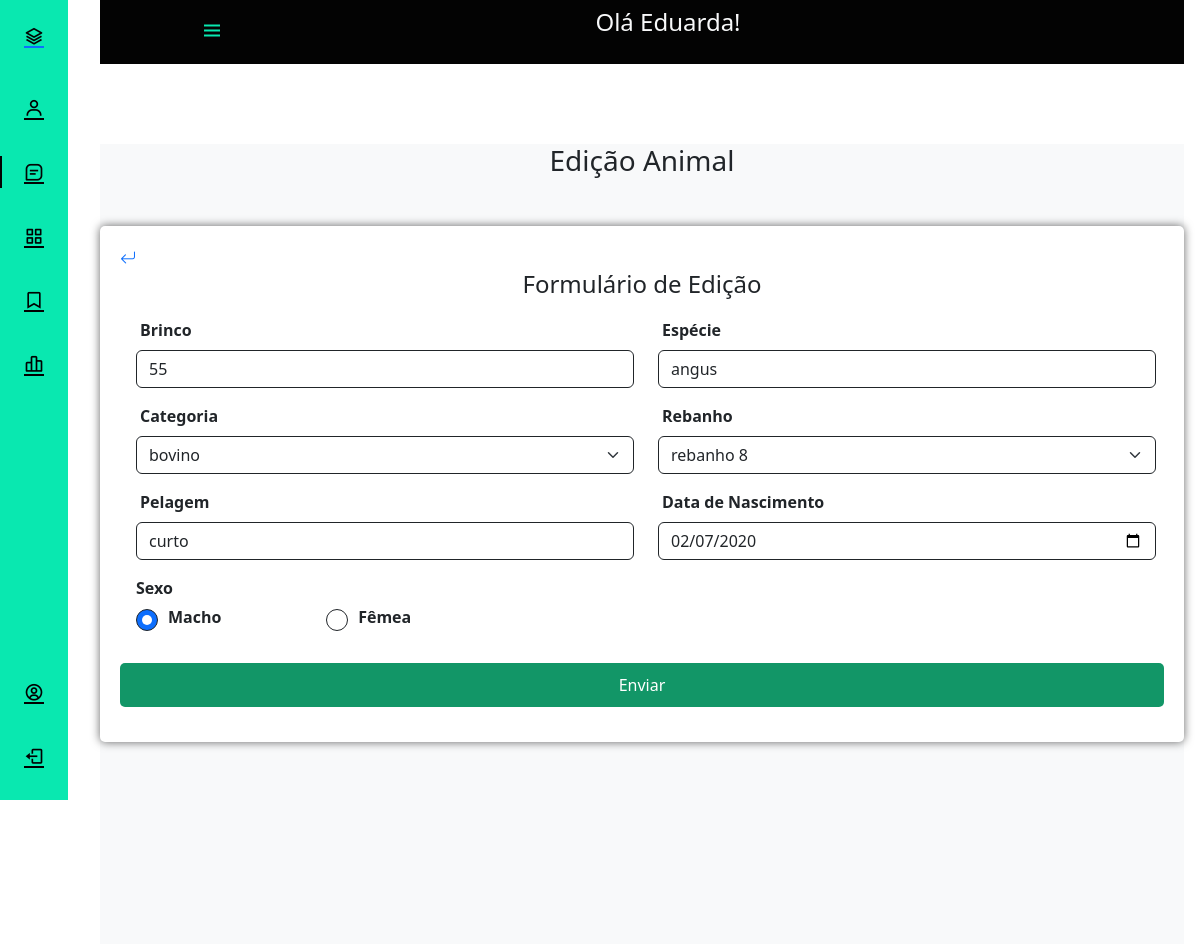
/dashboard/form_edit_animal.php?id=2 (signed in), run on the app's committed database.
### tables this page shows
CREATE TABLE `usuario` (
  `idProdutor` int(11) NOT NULL,
  `Nome` varchar(80) NOT NULL,
  `Cpf` varchar(15) NOT NULL,
  `Telefone` varchar(15) DEFAULT NULL,
  `Endereco` text DEFAULT NULL,
  `Email` varchar(45) NOT NULL,
  `Senha` varchar(80) NOT NULL,
  `Rg` varchar(12) DEFAULT NULL,
  `Localidade` varchar(45) DEFAULT NULL,
  `Prop_rural` varchar(60) DEFAULT NULL,
  `Municipio` varchar(45) DEFAULT NULL,
  `Cep` char(10) DEFAULT NULL,
  `Nivel` int(11) NOT NULL
);

CREATE TABLE `animal` (
  `idAnimal` int(11) NOT NULL,
  `Brinco` varchar(10) NOT NULL,
  `Especie` varchar(45) NOT NULL,
  `Sexo` enum('M','F') NOT NULL,
  `Data_de_nascimento` date DEFAULT NULL,
  `Pelagem` varchar(45) DEFAULT NULL,
  `idRebanho` int(11) NOT NULL,
  `idProdutor` int(11) NOT NULL,
  `idCategoria` int(11) NOT NULL
);

CREATE TABLE `categoria` (
  `idCategoria` int(11) NOT NULL,
  `Nome` varchar(45) NOT NULL,
  `idProdutor` int(11) NOT NULL
);

CREATE TABLE `rebanho` (
  `idRebanho` int(11) NOT NULL,
  `Nome` varchar(45) NOT NULL,
  `idProdutor` int(11) NOT NULL
);

### dashboard/form_edit_animal.php (the view, shortened to what this page needs)
<?php
require_once "../script/connection.php";
$id = $_SESSION["idProdutor"];
$sql_usuario = "SELECT * FROM usuario WHERE idProdutor = '$id'";
$result_usuario = $conn->query($sql_usuario);
if ($result_usuario->num_rows > 0) {
    while ($row_usuario = $result_usuario->fetch_assoc()) {
        $name_user = $row_usuario["Nome"];
        $nivel = $row_usuario["Nivel"];
    }
} else {
    header("Location: ../login/index.php");
}
$edit_id = $_GET["id"];
$sql1 = "SELECT * FROM animal WHERE idAnimal ='$edit_id' AND idProdutor = '$id'";
$result1 = $conn->query($sql1);
if ($result1->num_rows > 0) {
    $row1 = $result1->fetch_assoc();
    $brinco_animal = $row1["Brinco"];
    $especie_animal = $row1["Especie"];
    $sexo_animal = $row1["Sexo"];
    $data_nasc_animal = $row1["Data_de_nascimento"];
    $pelagem_animal = $row1["Pelagem"];
    $id_categoria_animal = $row1["idCategoria"];
    $id_rebanho_animal = $row1["idRebanho"];
    $sql2 = "SELECT * FROM categoria WHERE idCategoria ='$id_categoria_animal'";
    $result2 = $conn->query($sql2);
    if ($result2->num_rows > 0) {
        $row2 = $result2->fetch_assoc();
        $nome_categoria_animal =  $row2["Nome"];
    } else {
        header("Location: sidebar_animal.php");
    }
    $sql3 = "SELECT * FROM rebanho WHERE idRebanho ='$id_rebanho_animal'    ";
    $result3 = $conn->query($sql3);
    if ($result3->num_rows > 0) {
        $row3 = $result3->fetch_assoc();
        $nome_rebanho_animal =  $row3["Nome"];
    } else {
        header("Location: sidebar_animal.php");
    }
} else {
    header("Location: sidebar_animal.php");
}
?>
<!DOCTYPE html>
<html lang="en">
<head>
    <link rel="stylesheet" href="sidebar.css">
    <link rel="stylesheet" href="https://cdn.jsdelivr.net/npm/bootstrap@5.0.0-beta1/dist/css/bootstrap.min.css">
    <link rel="stylesheet" href="https://cdn.jsdelivr.net/npm/boxicons@latest/css/boxicons.min.css">
    <link href="https://cdn.jsdelivr.net/npm/bootstrap@5.3.1/dist/css/bootstrap.min.css" rel="stylesheet">
    <link rel="stylesheet" href="https://cdn.jsdelivr.net/npm/bootstrap-icons@1.10.5/font/bootstrap-icons.css">
</head>
<body>
    <body id="body-pd">
        <header class="header" id="header">
            <div class="header_toggle"> <i class='bx bx-menu' id="header-toggle"></i> </div>
            <div>
                <h4 class="text-light">Olá <?php echo $name_user;  ?></h4>
            </div>
            <div class="header_img"><img src="https://www.promoview.com.br/uploads/images/unnamed%2819%29.png" alt=""> </div>
        </header>
        <div class="l-navbar" id="nav-bar">
            <nav class="nav">
                <div> <a href="" class="nav_logo"> <i class='bx bx-layer nav_logo-icon'></i> <span class="nav_logo-name">Administrativa</span> </a>
                    <div class="nav_list">
                        <?php if ($nivel >= 2) { ?>
                            <a href="sidebar_usuario.php" class="nav_link">
                                <i class='bx bx-user nav_icon'></i> <span class="nav_name">Usuários</span>
                            </a>
                        <?php } ?>
                        <a href="sidebar_animal.php" class="nav_link active">
                            <i class='bx bx-message-square-detail nav_icon'></i>
                        </a>
                        <a href="sidebar_categoria.php" class="nav_link ">
                            <i class='bx bx-grid-alt nav_icon'></i>
                        </a>
                        <a href="sidebar_rebanho.php" class="nav_link ">
                            <i class='bx bx-bookmark nav_icon'></i>
                        </a>
                        <a href="sidebar_inventario.php" class="nav_link">
                            <i class='bx bx-bar-chart-alt-2 nav_icon'></i>
                        </a>
                    </div>
                </div>
                <div>
                    <a href="form_edit_user.php?id=<?php echo $id; ?>" class="nav_link"> <i class='bx bx-user-circle nav_icon'></i> <span class="nav_name">Editar Perfil</span> </a>
                    <a href="../script/logout.php" class="nav_link"> <i class='bx bx-log-out nav_icon'></i> <span class="nav_name">Sair</span> </a>
                </div>
            </nav>
        </div>
        <div class="height-100 bg-light" style="margin-top: 80px;">
            <h3 class="mb-5 text-center">Edição Animal</h3>
            <div>
                <form action="../script/edit_animal.php" method="POST">
                    <a href="sidebar_animal.php"><i class="bi bi-arrow-return-left"></i></a>
                    <h4>Formulário de Edição</h4>
                    <div class="row form-row">
                        <div class="row mx-1">
                            <div class="col">
                                <label for="brinco" class="form-label ms-1">Brinco</label>
                                <input type="text" name="brinco" id="brinco" class="form-control border-dark border mb-3  me-2" id="floatingInput" required value="<?php echo $brinco_animal; ?>">
                            </div>
                            <div class="col">
                                <label for="especie" class="form-label ms-1">Espécie</label>
                                <input type="text" name="especie" id="especie" class="form-control border-dark border mb-3 " id="floatingInput" required value="<?php echo $especie_animal; ?>">
                            </div>
                        </div>
                        <div class="row mx-1">
                            <div class="col">
                                <label for="categoria" class="form-label ms-1">Categoria</label>
                                <select id="categoria" name="categoria" class="form-select border-dark border mb-3" required>
                                    <option selected value="<?php echo $nome_categoria_animal; ?>"><?php echo $nome_categoria_animal; ?></option>
                                </select>
                            </div>
                            <div class="col">
                                <label for="rebanho" class="form-label ms-1">Rebanho</label>
                                <select id="rebanho" name="rebanho" class="form-select border-dark border mb-3" required>
                                    <option selected value="<?php echo $nome_rebanho_animal; ?>"><?php echo $nome_rebanho_animal; ?></option>
                                </select>
                            </div>
                        </div>
                        <div class="row mx-1">
                            <div class="col">
                                <label for="" class="form-label ms-1">Pelagem</label>
                                <input type="text" name="pelagem" id="pelagem" class="form-control border-dark border mb-3  me-2" id="pelagem" required value="<?php echo $pelagem_animal; ?>">
                            </div>
                            <div class="col">
                                <label for="" class="form-label ms-1">Data de Nascimento</label>
                                <input type="date" name="date" class="form-control border-dark border mb-3 " id="date" required value="<?php echo $data_nasc_animal; ?>">
                            </div>
                        </div>
                        <div class="row mx-1">
                            <div class="col ">
                                <label for="">Sexo</label>
                                <?php if ($sexo_animal == "M") { ?>
                                    <div class="form-check form-check-inline col-2">
                                        <input class="form-check-input border border-dark" type="radio" name="sexo" id="macho" value="macho" checked>
                                        <label class="form-check-label" for="sexo">Macho</label>
                                    </div>
                                    <div class="form-check form-check-inline col-2">
                                        <input class="form-check-input border border-dark" type="radio" name="sexo" id="femea" value="femea">
                                        <label class="form-check-label" for="sexo">Fêmea</label>
                                    </div>
                                <?php   } ?>
                            </div>
                        </div>
                    </div>
                    <input type="submit" value="Enviar">
                </form>
            </div>
        </div>
    </body>
</html>

### dashboard/sidebar.css (style rules this page uses)
:root { --header-height: 3rem; --nav-width: 68px; --first-color: #09e8b0; --first-color-light: #000000; --white-color: rgb(3, 3, 3); --body-font: 'Nunito', sans-serif; --normal-font-size: 1rem; --z-fixed: 100 }
*,::before,::after { box-sizing: border-box }
body { position: relative; margin: var(--header-height) 0 0 0; padding: 0 1rem; font-family: var(--body-font); font-size: var(--normal-font-size); transition: .5s; }
a { text-decoration: none }
.header { width: 100%; height: var(--header-height); position: relative; top: 0; left: 0; display: flex; align-items: center; justify-content: space-between; padding: 0 1rem; background-color: var(--white-color); z-index: var(--z-fixed); transition: .5s }
.header_toggle { color: var(--first-color); font-size: 1.5rem; cursor: pointer }
.header_img { width: 35px; height: 35px; display: flex; justify-content: center; border-radius: 50%; overflow: hidden }
.header_img img { width: 40px }
.l-navbar { position: fixed; top: 0; left: -30%; width: var(--nav-width); height: 100vh; background-color: var(--first-color); padding: .5rem 1rem 0 0; transition: .5s; z-index: var(--z-fixed) }
.nav { height: 100%; display: flex; flex-direction: column; justify-content: space-between; overflow: hidden }
.nav_logo, .nav_link { display: grid; grid-template-columns: max-content max-content; align-items: center; column-gap: 1rem; padding: .5rem 0 .5rem 1.5rem }
.nav_logo { margin-bottom: 2rem }
.nav_logo-icon { font-size: 1.25rem; color: var(--white-color) }
.nav_link { position: relative; color: var(--first-color-light); margin-bottom: 1.5rem; transition: .3s }
.nav_icon { font-size: 1.25rem }
.active { color: var(--white-color) }
.active::before { content: ''; position: absolute; left: 0; width: 2px; height: 32px; background-color: var(--white-color) }
.height-100 { height:100vh }
@media screen and (min-width: 768px) { body { margin: calc(var(--header-height) + 1rem) 0 0 0; padding-left: calc(var(--nav-width) + 2rem) } }
@media screen and (min-width: 768px) { .header { height: calc(var(--header-height) + 1rem); padding: 0 2rem 0 calc(var(--nav-width) + 2rem) } }
@media screen and (min-width: 768px) { .header_img { width: 40px; height: 40px } }
@media screen and (min-width: 768px) { .header_img img { width: 45px } }
@media screen and (min-width: 768px) { .l-navbar { left: 0; padding: 1rem 1rem 0 0 } }

### dashboard/form_edit_animal.php (style rules this page uses)
h4 { text-align: center; margin-bottom: 20px; }
form { max-width: auto; margin: 0 auto; padding: 20px; background-color: #fff; border-radius: 5px; box-shadow: 0 0 10px rgba(0, 0, 0, 0.6); }
label { display: block; font-weight: bold; margin-bottom: 5px; }
input { width: 100%; padding: 10px; margin-bottom: 15px; border: 1px solid #ccc; border-radius: 5px; box-sizing: border-box; }
.form-row { margin-bottom: 15px; }
.form-row label, .form-row input { flex: 1; margin-right: 10px; }
.form-row input:last-child { margin-right: 0; }
input[type="submit"] { background-color: #129667; color: #fff; border: none; cursor: pointer; transition: background-color 0.3s ease-in-out; }

### data on the page
usuario: Nome "Eduarda!"
animal: brinco "55", especie "angus", pelagem "curto", date "02/07/2020"
categoria: categoria "bovino"
rebanho: rebanho "rebanho 8"
